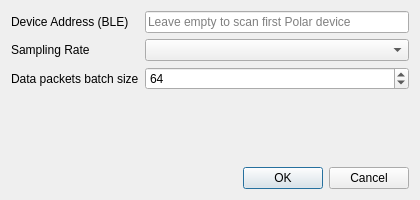
<?xml version="1.0" encoding="UTF-8"?>
<ui version="4.0">
 <class>PolarVeritySenseSettingsDialog</class>
 <widget class="QDialog" name="PolarVeritySenseSettingsDialog">
  <property name="geometry">
   <rect>
    <x>0</x>
    <y>0</y>
    <width>420</width>
    <height>200</height>
   </rect>
  </property>
  <property name="windowTitle">
   <string>Polar Verity Sense Settings</string>
  </property>
  <layout class="QVBoxLayout" name="verticalLayout">
   <item>
    <layout class="QFormLayout" name="formLayout">
     <item row="0" column="0">
      <widget class="QLabel" name="deviceAddressLabel">
       <property name="text">
        <string>Device Address (BLE)</string>
       </property>
      </widget>
     </item>
     <item row="0" column="1">
      <widget class="QLineEdit" name="deviceAddressLineEdit">
       <property name="placeholderText">
        <string>Leave empty to scan first Polar device</string>
       </property>
      </widget>
     </item>
     <item row="1" column="0">
      <widget class="QLabel" name="samplingRateLabel">
       <property name="text">
        <string>Sampling Rate</string>
       </property>
      </widget>
     </item>
     <item row="1" column="1">
      <widget class="QComboBox" name="samplingRateComboBox"/>
     </item>
     <item row="2" column="0">
      <widget class="QLabel" name="batchSizeLabel">
       <property name="text">
        <string>Data packets batch size</string>
       </property>
      </widget>
     </item>
     <item row="2" column="1">
      <widget class="QSpinBox" name="batchSizeSpinBox">
       <property name="minimum">
        <number>1</number>
       </property>
       <property name="maximum">
        <number>1000</number>
       </property>
       <property name="singleStep">
        <number>1</number>
       </property>
       <property name="value">
        <number>64</number>
       </property>
      </widget>
     </item>
    </layout>
   </item>
   <item>
    <spacer name="verticalSpacer">
     <property name="orientation">
      <enum>Qt::Vertical</enum>
     </property>
     <property name="sizeHint" stdset="0">
      <size>
       <width>20</width>
       <height>40</height>
      </size>
     </property>
    </spacer>
   </item>
   <item>
    <widget class="QDialogButtonBox" name="buttonBox">
     <property name="orientation">
      <enum>Qt::Horizontal</enum>
     </property>
     <property name="standardButtons">
      <set>QDialogButtonBox::Cancel|QDialogButtonBox::Ok</set>
     </property>
    </widget>
   </item>
  </layout>
 </widget>
 <resources/>
 <connections>
  <connection>
   <sender>buttonBox</sender>
   <signal>accepted()</signal>
   <receiver>PolarVeritySenseSettingsDialog</receiver>
   <slot>accept()</slot>
  </connection>
  <connection>
   <sender>buttonBox</sender>
   <signal>rejected()</signal>
   <receiver>PolarVeritySenseSettingsDialog</receiver>
   <slot>reject()</slot>
  </connection>
 </connections>
</ui>
